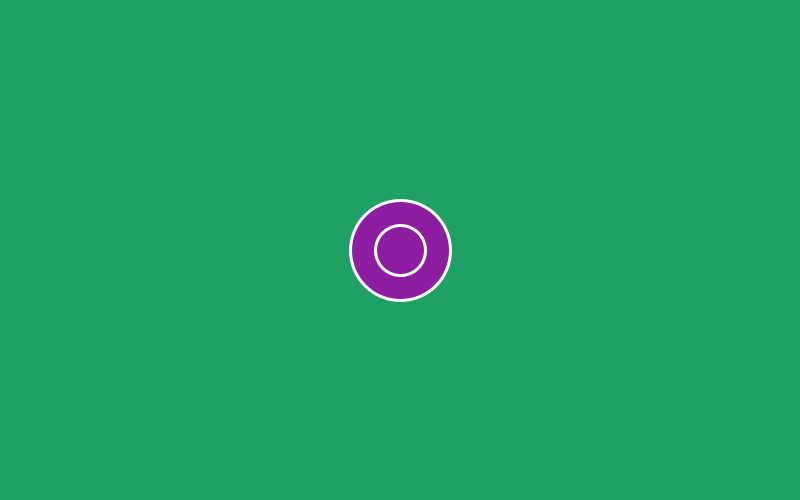
Frame 1 (no input)
Frame 60 (the mouse pressed at the canvas centre just before this capture): identical to frame 1, image omitted
Frame 120 (the mouse held since frame 60 and released just before this capture): identical to frame 1, image omitted

The Processing sketch that drew this single still picture (run headless with seeded random() and noise(); from frame 60 on, the mouse is pressed at the canvas centre):

// Processing sketch: basicShapes
// ── basicShapes.pde
void setup() {
  //size goes (width, height)
  size(800, 500);
}


void draw() {
  background(29, 161, 101);
  //fill (red, green, blue);
  fill(141, 29, 161);
  stroke(255, 255, 255); //white outline
  strokeWeight(3);
  //circle is (x, y, diam)
  circle(400, 250, 100);
  
  circle(400, 250, 50);
}
